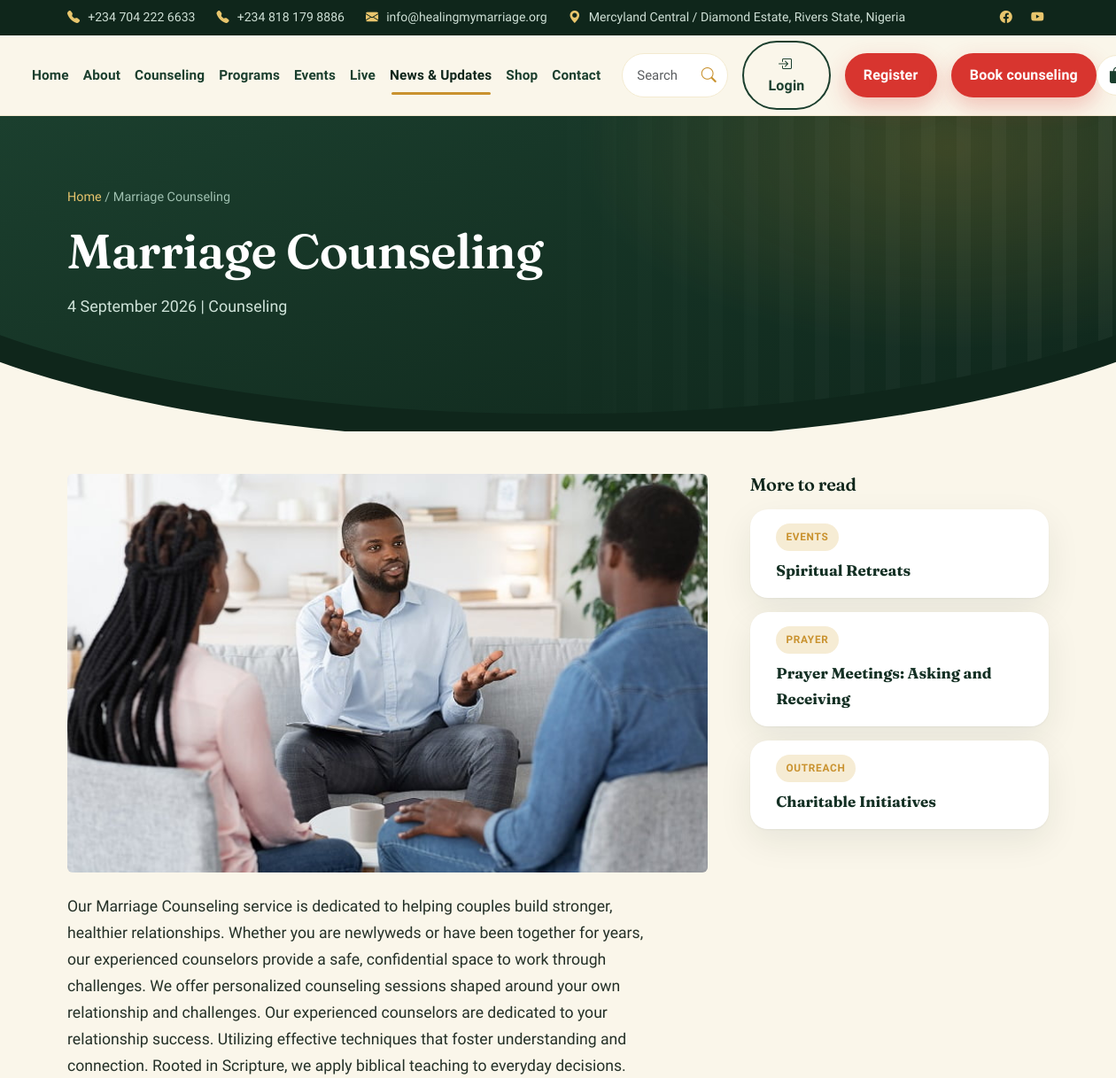
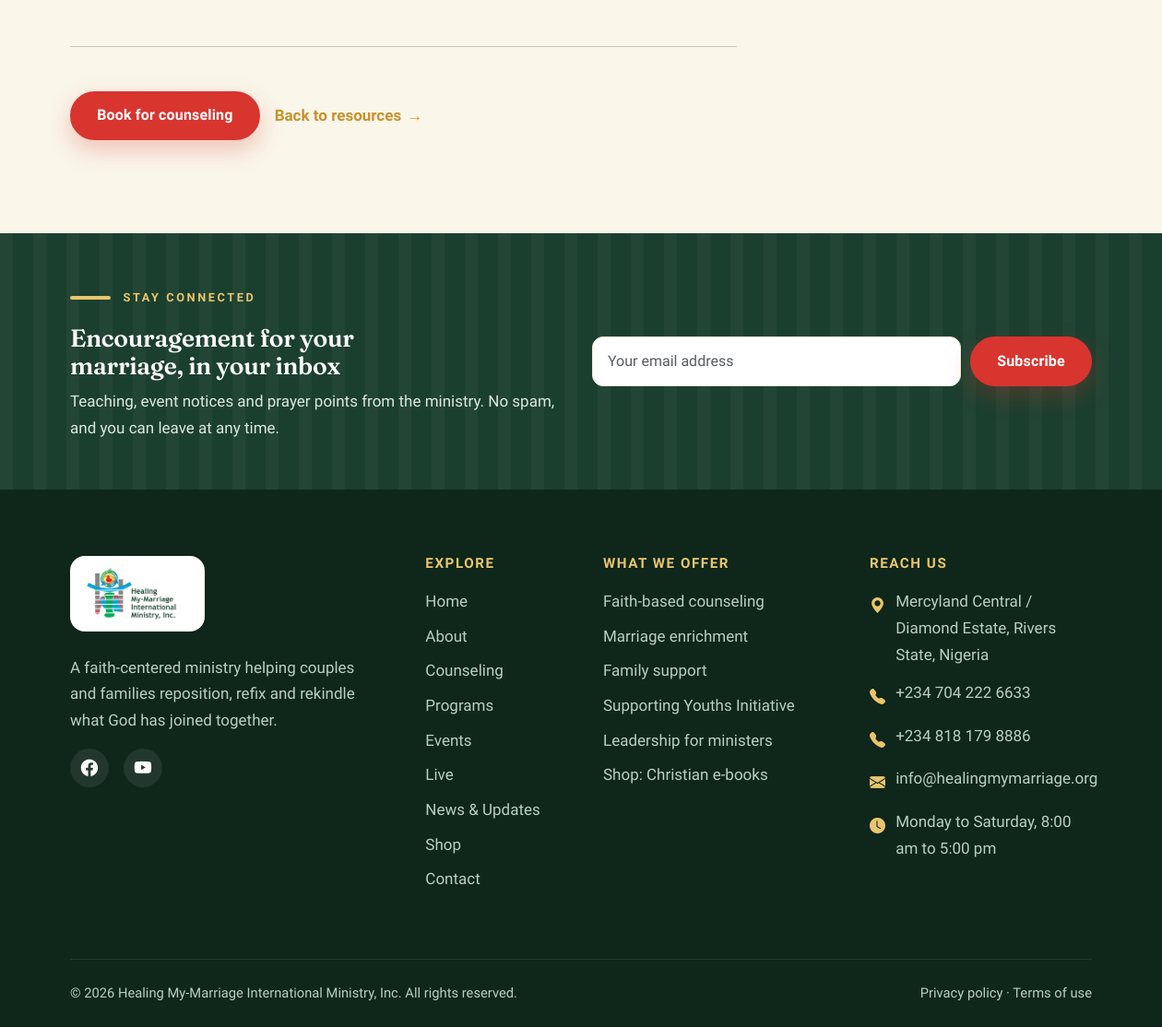
The page /post.php?slug=marriage-counseling on the database its author committed (2 pictures, top to bottom).
### tables this page shows
CREATE TABLE `posts` (
  `id` int(10) UNSIGNED NOT NULL,
  `slug` varchar(150) NOT NULL,
  `title` varchar(200) NOT NULL,
  `excerpt` text DEFAULT '',
  `content` longtext DEFAULT '',
  `featured_image` varchar(255) DEFAULT '',
  `category` varchar(100) DEFAULT '',
  `author_id` int(10) UNSIGNED DEFAULT NULL,
  `status` enum('draft','published','archived') DEFAULT 'draft',
  `published_at` datetime DEFAULT NULL,
  `meta_title` varchar(200) DEFAULT '',
  `meta_description` varchar(300) DEFAULT '',
  `view_count` int(10) UNSIGNED DEFAULT 0,
  `created_at` datetime DEFAULT current_timestamp(),
  `updated_at` datetime DEFAULT current_timestamp() ON UPDATE current_timestamp()
);

### includes/functions.php (called while the page is built, shortened)
<?php
require_once __DIR__ . '/config.php';
require_once __DIR__ . '/db.php';
function h(?string $s): string
{
    return htmlspecialchars((string)$s, ENT_QUOTES | ENT_SUBSTITUTE, 'UTF-8');
}
function base_url(): string
{
    $settings = get_public_settings();
    $scheme = (!empty($_SERVER['HTTPS']) && $_SERVER['HTTPS'] !== 'off') ? 'https' : 'http';
    $host   = $_SERVER['HTTP_HOST'] ?? 'localhost';
    $scriptName = $_SERVER['SCRIPT_NAME'] ?? '/index.php';
    $dir = rtrim(str_replace('\\', '/', dirname($scriptName)), '/');
    return $scheme . '://' . $host . $dir;
}
function url(string $path = ''): string
{
    $base = base_url();
    return $base . '/' . ltrim($path, '/');
}
function fmt_date(?string $iso, string $format = 'j F Y'): string
{
    $t = strtotime($iso);
    return $t ? date($format, $t) : '';
}
function get_post_by_slug(string $slug): ?array
{
    return Database::fetchOne(
        "SELECT * FROM posts WHERE slug = ? AND status = 'published' AND (published_at IS NULL OR published_at <= NOW())",
        [$slug]
    );
}
function get_recent_posts(int $limit = 3, int $excludeId = 0): array
{
    $sql = "SELECT * FROM posts WHERE status = 'published' AND (published_at IS NULL OR published_at <= NOW())";
    $params = [];
    if ($excludeId) {
        $sql .= " AND id != ?";
        $params[] = $excludeId;
    }
    $sql .= " ORDER BY published_at DESC LIMIT ?";
    $params[] = $limit;
    return Database::fetchAll($sql, $params);
}

### includes/db.php (called while the page is built, shortened)
<?php
class Database {
    private static ?mysqli $conn = null;
    public static function getConnection(): mysqli {
        if (self::$conn === null) {
            $host = 'localhost';
            $user = 'root';
            $pass = '';
            $db   = 'hmi_website';
            self::$conn = new mysqli($host, $user, $pass, $db);
            self::$conn->set_charset('utf8mb4');
            self::$conn->options(MYSQLI_OPT_INT_AND_FLOAT_NATIVE, true);
        }
        return self::$conn;
    }
    public static function query(string $sql, array $params = []): mysqli_result|bool {
        $conn = self::getConnection();
        $stmt = $conn->prepare($sql);
        if ($params) {
            $types = self::getTypes($params);
            $stmt->bind_param($types, ...$params);
        }
        $stmt->execute();
        return $stmt->get_result();
    }
    public static function execute(string $sql, array $params = []): bool {
        $conn = self::getConnection();
        $stmt = $conn->prepare($sql);
        if ($params) {
            $types = self::getTypes($params);
            $stmt->bind_param($types, ...$params);
        }
        return $stmt->execute();
    }
    public static function fetchOne(string $sql, array $params = []): ?array {
        $res = self::query($sql, $params);
        return $res ? $res->fetch_assoc() : null;
    }
    public static function fetchAll(string $sql, array $params = []): array {
        $res = self::query($sql, $params);
        return $res ? $res->fetch_all(MYSQLI_ASSOC) : [];
    }
    private static function getTypes(array $params): string {
        $types = '';
        foreach ($params as $v) {
            if (is_int($v)) $types .= 'i';
            elseif (is_float($v)) $types .= 'd';
            elseif (is_bool($v)) $types .= 'i';
            else $types .= 's';
        }
        return $types;
    }
}
function get_public_settings(): array {
    $rows = Database::fetchAll("SELECT setting_key, setting_value, setting_type FROM site_settings WHERE is_public = 1");
    $settings = [];
    foreach ($rows as $row) {
        $val = $row['setting_value'];
        switch ($row['setting_type']) {
            case 'json': $settings[$row['setting_key']] = json_decode($val, true) ?? []; break;
            default: $settings[$row['setting_key']] = $val;
        }
    }
    return $settings;
}

### includes/config.php (called while the page is built, shortened)
<?php
require_once __DIR__ . '/db.php';
function get_site_config(): array {
    static $config = null;
    if ($config !== null) return $config;
    $defaults = [
        'site_name' => 'Healing My-Marriage International Ministry, Inc.',
        'site_short_name' => 'Healing My-Marriage',
        'site_tagline' => 'Reposition. Refix. Rekindle.',
        'site_description' => 'A faith-based marriage and family ministry in Rivers State, Nigeria. Biblical counseling, marriage enrichment, family support and leadership for ministers.',
        'site_base_url' => '',
        'site_email' => 'info@healingmymarriage.org',
        'site_phones' => ['+234 704 222 6633', '+234 818 179 8886'],
        'site_phones_raw' => ['+2347042226633', '+2348181798886'],
        'site_address' => 'Mercyland Central / Diamond Estate, Rivers State, Nigeria',
        'site_hours' => 'Monday to Saturday, 8:00 am to 5:00 pm',
        'site_maps_query' => 'Mercyland Central Diamond Estate Rivers State Nigeria',
        'facebook_url' => 'https://www.facebook.com/profile.php?id=61565801562860',
        'youtube_url' => 'https://youtube.com/@healingmymarriageinternational',
        'ga_id' => '',
        'mail_enabled' => false,
        'mail_to' => 'info@healingmymarriage.org',
        'mail_from' => 'no-reply@healingmymarriage.org',
        'currency_symbol' => '₦',
        'currency_code' => 'NGN',
    ];
    try {
        $dbSettings = get_public_settings();
        foreach ($dbSettings as $key => $value) {
            if (array_key_exists($key, $defaults)) {
                $defaults[$key] = $value;
            }
        }
    } catch (Exception $e) {
    }
    $config = $defaults;
    return $config;
}
$siteConfig = get_site_config();

### post.php (the view, shortened to what this page needs)
<?php
require_once __DIR__ . '/includes/functions.php';
$slug = preg_replace('/[^a-z0-9-]/', '', strtolower((string)($_GET['slug'] ?? '')));
$post = null;
if ($slug !== '') {
    $post = get_post_by_slug($slug);
}
require __DIR__ . '/includes/header.php';
$hero_title = $post['title'] ?? '';
$hero_crumb = $post['title'] ?? '';
$post_date  = $post['published_at'] ?? $post['created_at'] ?? $post['date'] ?? null;
$date_text  = fmt_date($post_date);
$category   = $post['category'] ?? 'Article';
$hero_sub   = $date_text !== '' ? ($date_text . '  |  ' . $category) : $category;
require __DIR__ . '/includes/page-hero.php';
$others = !empty($post['id'])
    ? get_recent_posts(3, (int)$post['id'])
    : array_slice(array_values(array_filter(get_posts(), fn($x) => ($x['slug'] ?? '') !== ($post['slug'] ?? ''))), 0, 3);
?>
<section class="section pt-5">
  <div class="container">
    <div class="row g-5">
      <article class="col-lg-8">
        <?php if (!empty($post['featured_image'])): ?>
          <div class="mb-4">
            <img src="<?= h(url($post['featured_image'])) ?>" alt="<?= h($post['title'] ?? '') ?>" class="img-fluid rounded" style="width:100%; max-height:450px; object-fit:cover;">
          </div>
        <?php endif; ?>
        <div class="prose">
          <?php
          if (!empty($post['body']) && is_array($post['body'])) {
              foreach ($post['body'] as $para) {
                  echo '<p>' . h($para) . '</p>';
              }
          } elseif (!empty($post['content'])) {
              if (strip_tags($post['content']) !== $post['content']) {
                  echo $post['content'];
              } else {
                  $paragraphs = preg_split('/\r\n\r\n|\n\n|\r\r/', trim($post['content']));
                  foreach ($paragraphs as $para) {
                      $para = trim($para);
                      if ($para !== '') {
                          echo '<p>' . nl2br(h($para)) . '</p>';
                      }
                  }
              }
          } elseif (!empty($post['excerpt'])) {
              echo '<p>' . h($post['excerpt']) . '</p>';
          }
          ?>
        </div>
        <hr class="my-5">
        <div class="d-flex flex-wrap gap-3 align-items-center">
          <a class="btn btn-hmi-red" href="<?= h(url('counseling.php#request')) ?>">Book for counseling</a>
          <a class="link-arrow" href="<?= h(url('resources.php')) ?>">Back to resources</a>
        </div>
      </article>
      <aside class="col-lg-4" aria-label="More articles">
        <h2 class="h5 mb-3">More to read</h2>
        <div class="d-grid gap-3">
          <?php foreach ($others as $o): ?>
            <a class="hmi-card text-decoration-none" href="<?= h(url('post.php?slug=' . ($o['slug'] ?? ''))) ?>"><div class="body py-3">
              <span class="badge-hmi align-self-start mb-2"><?= h($o['category'] ?? 'Article') ?></span>
              <strong style="font-family:var(--font-display);color:var(--forest-900)"><?= h($o['title'] ?? '') ?></strong>
            </div></a>
          <?php endforeach; ?>
        </div>
      </aside>
    </div>
  </div>
</section>
<?php require __DIR__ . '/includes/footer.php'; ?>

### includes/page-hero.php (shortened to what this page needs)
<section class="page-hero" aria-labelledby="pageTitle">
  <div class="container position-relative">
    <nav class="breadcrumb-lite" aria-label="Breadcrumb">
      <a href="<?= h(url('index.php')) ?>">Home</a> <span aria-hidden="true">/</span> <span><?= h($hero_crumb ?? $hero_title) ?></span>
    </nav>
    <h1 id="pageTitle"><?= h($hero_title) ?></h1>
    <?php if (!empty($hero_sub)): ?><p class="mt-3 mb-0" style="max-width:40rem"><?= h($hero_sub) ?></p><?php endif; ?>
  </div>
  <div class="swoosh-edge" aria-hidden="true">
    <svg viewBox="0 0 1440 140" preserveAspectRatio="none">
      <path d="M0 18 C 380 150 1060 150 1440 18 V140 H0 Z" fill="#0f261b"/>
      <path d="M0 52 C 380 184 1060 184 1440 52 V140 H0 Z" fill="#faf6ea"/>
    </svg>
  </div>
</section>

### assets/css/style.css (style rules this page uses)
:root { --forest-950: #0f261b; --forest-900: #143024; --forest-800: #1b3f2e; --forest-700: #1f4733; --gold: #c9922f; --gold-lt: #e8c56d; --gold-100: #f6ecd4; --green: #2f9e63; --green-700: #17784a; --teal: #1c9eb4; --teal-700: #0e6f82; --teal-100: #dff1f4; --red: #d8352f; --red-700: #b32a25; --stone: #8d8a88; --stone-100: #eef0ef; --stone-200: #dfe3e1; --cream: #faf6ea; --cream-200: #f3ead0; --ink: #243027; --muted: #54635a; --white: #ffffff; --font-display: 'Fraunces', Georgia, 'Times New Roman', serif; --font-body: 'Source Sans 3', 'Segoe UI', system-ui, sans-serif; --radius: 20px; --radius-sm: 14px; --shadow: 0 1px 2px rgba(15,38,27,.05), 0 14px 38px rgba(15,38,27,.08); --shadow-lg: 0 2px 6px rgba(15,38,27,.07), 0 26px 58px rgba(15,38,27,.16); --bs-body-font-family: var(--font-body); --bs-body-color: var(--ink); --bs-body-bg: var(--cream); --bs-link-color: var(--teal-700); --bs-link-hover-color: var(--forest-700); --bs-link-color-rgb: 14, 111, 130; --bs-link-hover-color-rgb: 31, 71, 51; }
html { scroll-behavior: smooth; scroll-padding-top: 90px; }
body { font-family: var(--font-body); font-size: 1.0625rem; line-height: 1.7; color: var(--ink); background: var(--cream); -webkit-font-smoothing: antialiased; }
img { max-width: 100%; height: auto; }
h1, h2, h3, h4, h5, .h1, .h2, .h3, .h4, .h5 { font-family: var(--font-display); font-optical-sizing: auto; font-weight: 600; letter-spacing: -0.012em; line-height: 1.16; color: var(--forest-950); text-wrap: balance; }
h1, .h1 { font-size: clamp(2.3rem, 5.2vw, 3.9rem); }
h2, .h2 { font-size: clamp(1.75rem, 3.4vw, 2.7rem); }
p { max-width: 68ch; }
a { text-underline-offset: 3px; }
.btn { font-family: var(--font-body); font-weight: 600; letter-spacing: .01em; border-radius: 999px; padding: .8rem 1.7rem; border-width: 2px; transition: transform .18s ease, box-shadow .18s ease, background-color .18s ease, color .18s ease; }
.btn-hmi-red { background: var(--red); border-color: var(--red); color: #fff; box-shadow: 0 10px 26px rgba(216,53,47,.28); }
.link-arrow { font-family: var(--font-body); font-weight: 600; text-decoration: none; color: var(--gold); display: inline-flex; align-items: center; gap: .4rem; }
.link-arrow::after { content: " \2192"; transition: margin-left .2s; }
.section { padding-block: clamp(3.75rem, 8vw, 6.75rem); }
.swoosh-edge { position: absolute; left: 0; right: 0; bottom: -1px; line-height: 0; pointer-events: none; }
.swoosh-edge svg { display: block; width: 100%; height: clamp(70px, 10vw, 140px); }
.page-hero { position: relative; overflow: hidden; color: #dbe8e0; background: radial-gradient(700px 380px at 85% 10%, rgba(201,146,47,.22), transparent 60%), linear-gradient(160deg, var(--forest-800), var(--forest-950)); padding: clamp(3rem, 7vw, 5rem) 0 clamp(5.5rem, 10vw, 8rem); }
.page-hero::before { content: ""; position: absolute; inset: 0; pointer-events: none; background-image: repeating-linear-gradient(90deg, rgba(255,255,255,.04) 0 16px, transparent 16px 40px); -webkit-mask-image: linear-gradient(90deg, transparent 40%, #000); mask-image: linear-gradient(90deg, transparent 40%, #000); }
.page-hero h1 { color: #fff; font-size: clamp(2rem, 4.6vw, 3.4rem); }
.page-hero p { color: #cfe3d9; font-size: 1.12rem; }
.breadcrumb-lite { font-size: .9rem; color: #9fc0b0; margin-bottom: 1rem; }
.breadcrumb-lite a { color: var(--gold-lt); text-decoration: none; }
.hmi-card { background: #fff; border-radius: var(--radius); box-shadow: var(--shadow); height: 100%; display: flex; flex-direction: column; overflow: hidden; transition: transform .25s ease, box-shadow .25s ease; }
.hmi-card .body { padding: 1.85rem; display: flex; flex-direction: column; flex: 1; }
.badge-hmi { background: var(--gold-100); color: var(--gold); font-family: var(--font-body); font-weight: 600; font-size: .74rem; letter-spacing: .06em; text-transform: uppercase; padding: .35rem .7rem; border-radius: 999px; }
.prose { font-size: 1.1rem; }
.prose p { margin-bottom: 1.2rem; }
.container { --bs-gutter-x: 2rem; }

### rows shown on the page
posts: title "Marriage Counseling", hero_sub "4 September 2026 | Counseling", content "Our Marriage Counseling service is dedicated to helping couples build stronger, healthier relationships. Whether you are newlyweds or have been together for years, our experienced counselors provide a safe, confidential space to work through challenges. We offer personalized counseling sessions shaped around your own relationship and challenges. Our experienced counselors are dedicated to your relationship success. Utilizing effective techniques that foster understanding and connection. Rooted in Scripture, we apply biblical teaching to everyday decisions."
posts: category "EVENTS", title "Spiritual Retreats"
posts: category "PRAYER", title "Prayer Meetings: Asking and Receiving"
posts: category "OUTREACH", title "Charitable Initiatives"

### other values the page prints
site_phones()[$i] "+234 704 222 6633"
site_phones()[$i] "+234 818 179 8886"
site_email() "info@healingmymarriage.org"
site_address() "Mercyland Central / Diamond Estate, Rivers State, Nigeria"
$item['label'] "Home"
$item['label'] "About"
$item['label'] "Counseling"
$item['label'] "Programs"
$item['label'] "Events"
$item['label'] "Live"
$item['label'] "News & Updates"
$item['label'] "Shop"
$item['label'] "Contact"
site_hours() "Monday to Saturday, 8:00 am to 5:00 pm"
site_setting('site_name') "Healing My-Marriage International Ministry, Inc."
